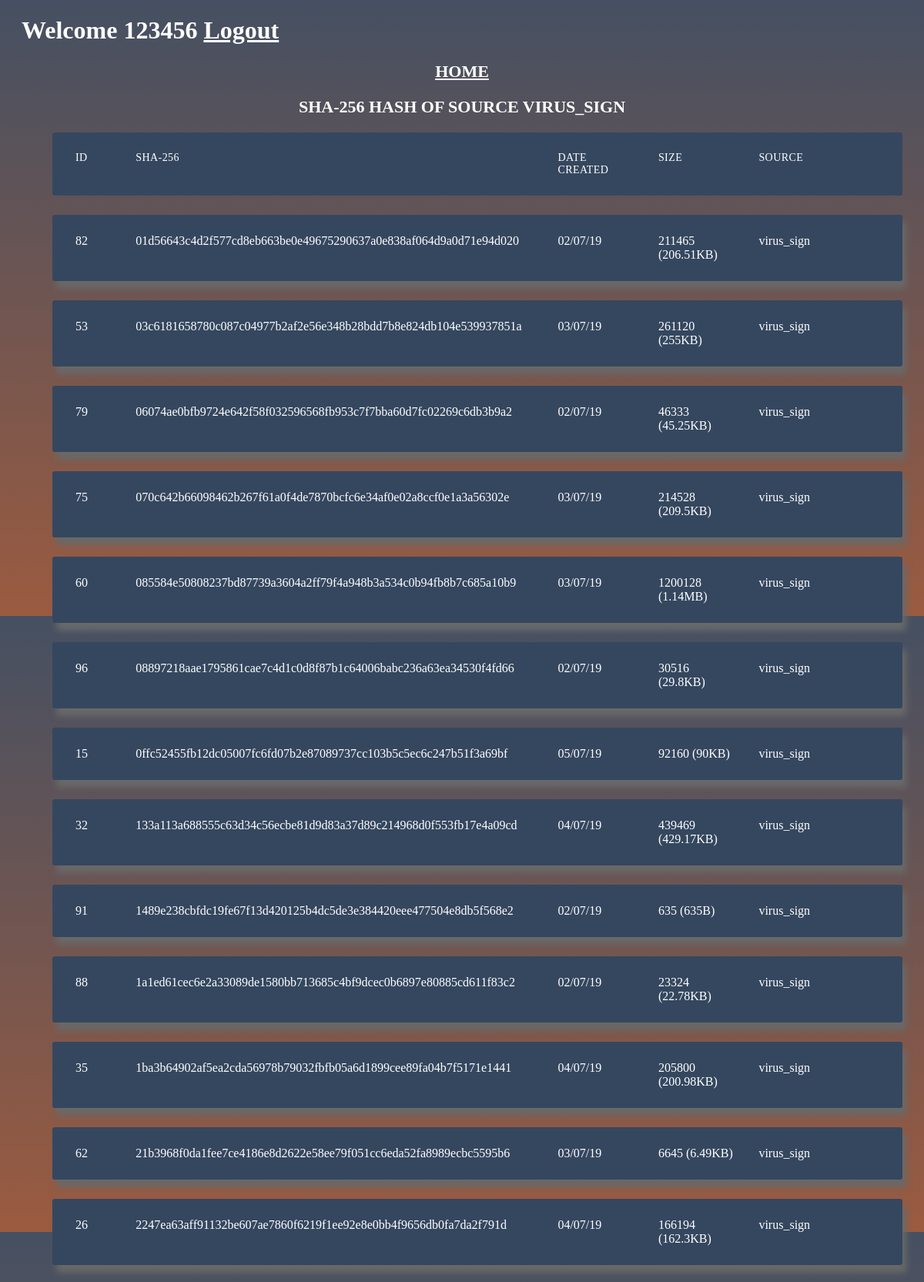
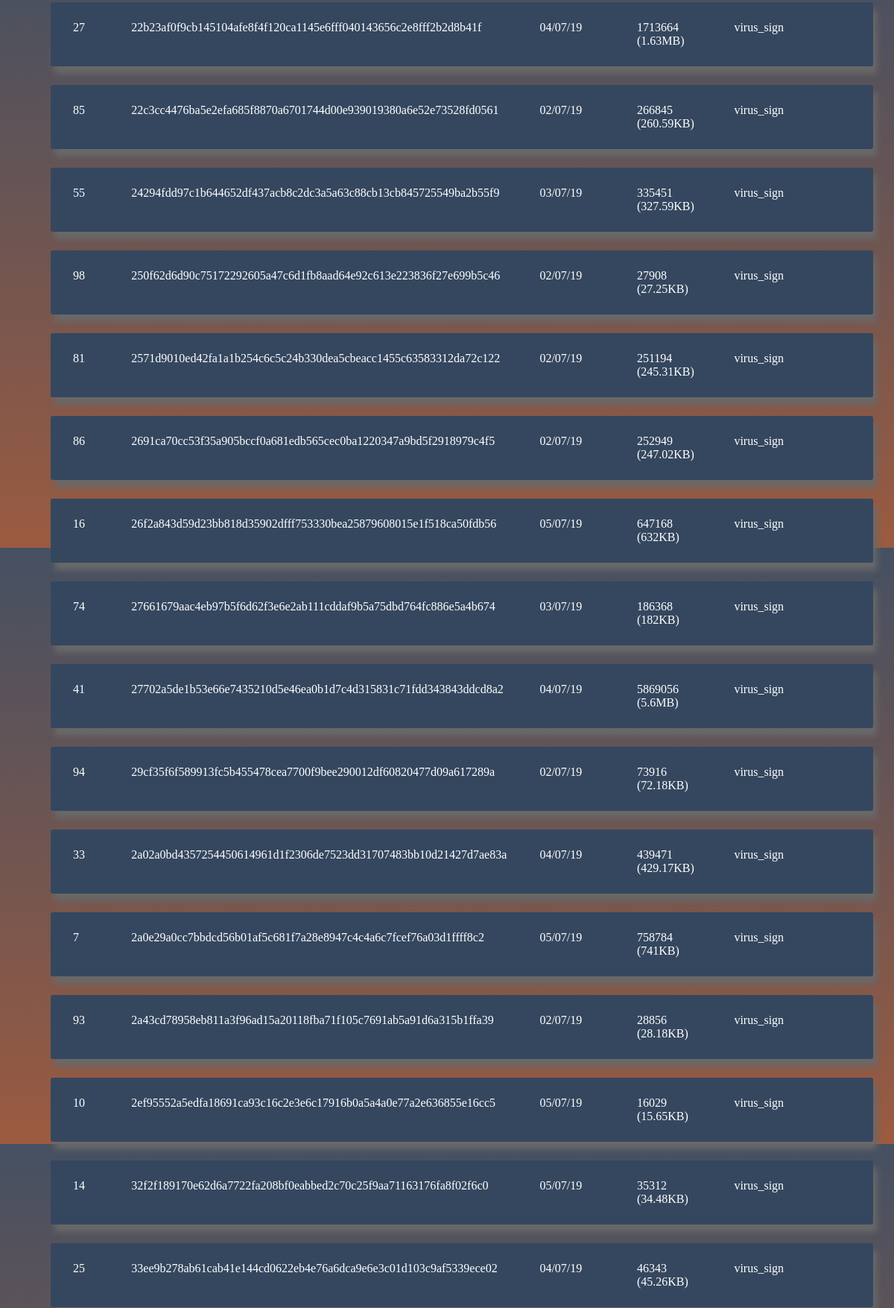
The page /source1_sha256_sort (signed in, upper part) on the database its author committed (2 pictures, top to bottom).
### hash_file/models.py (models this page shows, shortened)
class User(db.Model,UserMixin):
    id=db.Column(db.Integer,primary_key=True)
    name=db.Column(db.String(30),nullable=True)
    username=db.Column(db.String(20),unique=True,nullable=True)
    email=db.Column(db.String(30),unique=True,nullable=True)
    password=db.Column(db.String(40),unique=True,nullable=False)

class sha256(db.Model):
    id=db.Column(db.Integer,primary_key=True)
    hash=db.Column(db.String(400),nullable=True)
    date_created=db.Column(db.String(400),nullable=True)
    size=db.Column(db.String(400),nullable=True)
    source=db.Column(db.String(100),nullable=True)

### hash_file/routes.py (the view)
@app.route("/source1_sha256_sort",methods=['GET','POST'])
def source1_sha256_sort():
    try:
        data=sha256.query.filter(sha256.source=='virus_sign').order_by(sha256.hash)
        return render_template('index2.html',title = 'HASH WORLD',data=data,str='SHA-256 HASH OF SOURCE VIRUS_SIGN',name=current_user.username)
    except:
        return redirect(url_for('error'))

### hash_file/routes.py (called while the page is built)
@login_manager.user_loader
def load_user(user_id):
    return User.query.get(int(user_id))

### hash_file/templates/index2.html (shortened to what this page needs)
<!DOCTYPE html>
<html lang="en" >
<head>
    <link rel="stylesheet" href="https://cdnjs.cloudflare.com/ajax/libs/meyer-reset/2.0/reset.min.css">
      <link rel="stylesheet" href="static/sty.css" type="text/css">
</head>
<body>
  <div class="container">
    <h1>  Welcome {{name}}  <a style="color: white" href='http://127.0.0.1:5000/logout'>Logout</a></h1>
  <h2 align='left'><a style="color: white" href='http://127.0.0.1:5000/basic'>HOME</h2></a><h2 align='centre'> {{str}}</h2>
  <ul class="responsive-table">
    <li class="table-header">
      <div class="col col-1">Id</div>
      <div class="col col-2">SHA-256</div>
      <div class="col col-3">Date Created</div>
      <div class="col col-4">Size</div>
      <div class="col col-5">Source</div>
    </li>
    {%for d in data%}
    <li class="table-row">
      <div class="col col-1" data-label="Id">{{d.id}}</div>
      <div class="col col-2" data-label="SHA-256">{{d.hash}}</div>
      <div class="col col-3" data-label="Date Created">{{d.date_created}}</div>
      <div class="col col-4" data-label="Size">{{d.size}}</div>
      <div class="col col-5" data-label="Source">{{d.source}}</div>
    </li>
    {%endfor%}
  </ul>
</div>
</body>
</html>

### hash_file/static/sty.css (style rules this page uses)
body { background: #9B5B40; background: -webkit-linear-gradient(#455062, #9B5B40); background: -o-linear-gradient(r#455062, #9B5B40); background: -moz-linear-gradient(#455062, #9B5B40); background: linear-gradient(#455062, #9B5B40); color:white ; font-family: tahoma; }
.container { max-width: 1500px; margin-left: 10px; margin-right: 10px; padding-left: 10px; padding-right: 10px; }
h2 { font-size: 22px; margin: 20px 0; text-align: center; }
.responsive-table li { border-radius: 3px; padding: 25px 30px; display: flex; justify-content: space-between; margin-bottom: 25px; }
.responsive-table .table-header { background-color: #35475F ; font-size: 14px; text-transform: uppercase; letter-spacing: 0.03em; }
.responsive-table .table-row { background-color: #35475F; box-shadow: 5px 10px 8px #696969; }
.responsive-table .col-1 { color: white; flex-basis: 5%; }
.responsive-table .col-2 { color: white; flex-basis: 50%; }
.responsive-table .col-3 { color: white; flex-basis: 10%; }
.responsive-table .col-4 { color: white; flex-basis: 10%; }
.responsive-table .col-5 { color: white; flex-basis: 15%; }

### rows shown on the page
User: username "123456"
sha256: id "82", hash "01d56643c4d2f577cd8eb663be0e49675290637a0e838af064d9a0d71e94d020", date_created "02/07/19", size "211465 (206.51KB)", source "virus_sign"
sha256: id "53", hash "03c6181658780c087c04977b2af2e56e348b28bdd7b8e824db104e539937851a", date_created "03/07/19", size "261120 (255KB)", source "virus_sign"
sha256: id "79", hash "06074ae0bfb9724e642f58f032596568fb953c7f7bba60d7fc02269c6db3b9a2", date_created "02/07/19", size "46333 (45.25KB)", source "virus_sign"
sha256: id "75", hash "070c642b66098462b267f61a0f4de7870bcfc6e34af0e02a8ccf0e1a3a56302e", date_created "03/07/19", size "214528 (209.5KB)", source "virus_sign"
sha256: id "60", hash "085584e50808237bd87739a3604a2ff79f4a948b3a534c0b94fb8b7c685a10b9", date_created "03/07/19", size "1200128 (1.14MB)", source "virus_sign"
sha256: id "96", hash "08897218aae1795861cae7c4d1c0d8f87b1c64006babc236a63ea34530f4fd66", date_created "02/07/19", size "30516 (29.8KB)", source "virus_sign"
sha256: id "15", hash "0ffc52455fb12dc05007fc6fd07b2e87089737cc103b5c5ec6c247b51f3a69bf", date_created "05/07/19", size "92160 (90KB)", source "virus_sign"
sha256: id "32", hash "133a113a688555c63d34c56ecbe81d9d83a37d89c214968d0f553fb17e4a09cd", date_created "04/07/19", size "439469 (429.17KB)", source "virus_sign"
sha256: id "91", hash "1489e238cbfdc19fe67f13d420125b4dc5de3e384420eee477504e8db5f568e2", date_created "02/07/19", size "635 (635B)", source "virus_sign"
sha256: id "88", hash "1a1ed61cec6e2a33089de1580bb713685c4bf9dcec0b6897e80885cd611f83c2", date_created "02/07/19", size "23324 (22.78KB)", source "virus_sign"
sha256: id "35", hash "1ba3b64902af5ea2cda56978b79032fbfb05a6d1899cee89fa04b7f5171e1441", date_created "04/07/19", size "205800 (200.98KB)", source "virus_sign"
sha256: id "62", hash "21b3968f0da1fee7ce4186e8d2622e58ee79f051cc6eda52fa8989ecbc5595b6", date_created "03/07/19", size "6645 (6.49KB)", source "virus_sign"
sha256: id "26", hash "2247ea63aff91132be607ae7860f6219f1ee92e8e0bb4f9656db0fa7da2f791d", date_created "04/07/19", size "166194 (162.3KB)", source "virus_sign"
sha256: id "27", hash "22b23af0f9cb145104afe8f4f120ca1145e6fff040143656c2e8fff2b2d8b41f", date_created "04/07/19", size "1713664 (1.63MB)", source "virus_sign"
sha256: id "85", hash "22c3cc4476ba5e2efa685f8870a6701744d00e939019380a6e52e73528fd0561", date_created "02/07/19", size "266845 (260.59KB)", source "virus_sign"
sha256: id "55", hash "24294fdd97c1b644652df437acb8c2dc3a5a63c88cb13cb845725549ba2b55f9", date_created "03/07/19", size "335451 (327.59KB)", source "virus_sign"
sha256: id "98", hash "250f62d6d90c75172292605a47c6d1fb8aad64e92c613e223836f27e699b5c46", date_created "02/07/19", size "27908 (27.25KB)", source "virus_sign"
sha256: id "81", hash "2571d9010ed42fa1a1b254c6c5c24b330dea5cbeacc1455c63583312da72c122", date_created "02/07/19", size "251194 (245.31KB)", source "virus_sign"
sha256: id "86", hash "2691ca70cc53f35a905bccf0a681edb565cec0ba1220347a9bd5f2918979c4f5", date_created "02/07/19", size "252949 (247.02KB)", source "virus_sign"
sha256: id "16", hash "26f2a843d59d23bb818d35902dfff753330bea25879608015e1f518ca50fdb56", date_created "05/07/19", size "647168 (632KB)", source "virus_sign"
sha256: id "74", hash "27661679aac4eb97b5f6d62f3e6e2ab111cddaf9b5a75dbd764fc886e5a4b674", date_created "03/07/19", size "186368 (182KB)", source "virus_sign"
sha256: id "41", hash "27702a5de1b53e66e7435210d5e46ea0b1d7c4d315831c71fdd343843ddcd8a2", date_created "04/07/19", size "5869056 (5.6MB)", source "virus_sign"
sha256: id "94", hash "29cf35f6f589913fc5b455478cea7700f9bee290012df60820477d09a617289a", date_created "02/07/19", size "73916 (72.18KB)", source "virus_sign"
sha256: id "33", hash "2a02a0bd4357254450614961d1f2306de7523dd31707483bb10d21427d7ae83a", date_created "04/07/19", size "439471 (429.17KB)", source "virus_sign"
sha256: id "7", hash "2a0e29a0cc7bbdcd56b01af5c681f7a28e8947c4c4a6c7fcef76a03d1ffff8c2", date_created "05/07/19", size "758784 (741KB)", source "virus_sign"
sha256: id "93", hash "2a43cd78958eb811a3f96ad15a20118fba71f105c7691ab5a91d6a315b1ffa39", date_created "02/07/19", size "28856 (28.18KB)", source "virus_sign"
sha256: id "10", hash "2ef95552a5edfa18691ca93c16c2e3e6c17916b0a5a4a0e77a2e636855e16cc5", date_created "05/07/19", size "16029 (15.65KB)", source "virus_sign"
sha256: id "14", hash "32f2f189170e62d6a7722fa208bf0eabbed2c70c25f9aa71163176fa8f02f6c0", date_created "05/07/19", size "35312 (34.48KB)", source "virus_sign"
sha256: id "25", hash "33ee9b278ab61cab41e144cd0622eb4e76a6dca9e6e3c01d103c9af5339ece02", date_created "04/07/19", size "46343 (45.26KB)", source "virus_sign"

### other values the page prints
{{ str }} "SHA-256 HASH OF SOURCE VIRUS_SIGN"
